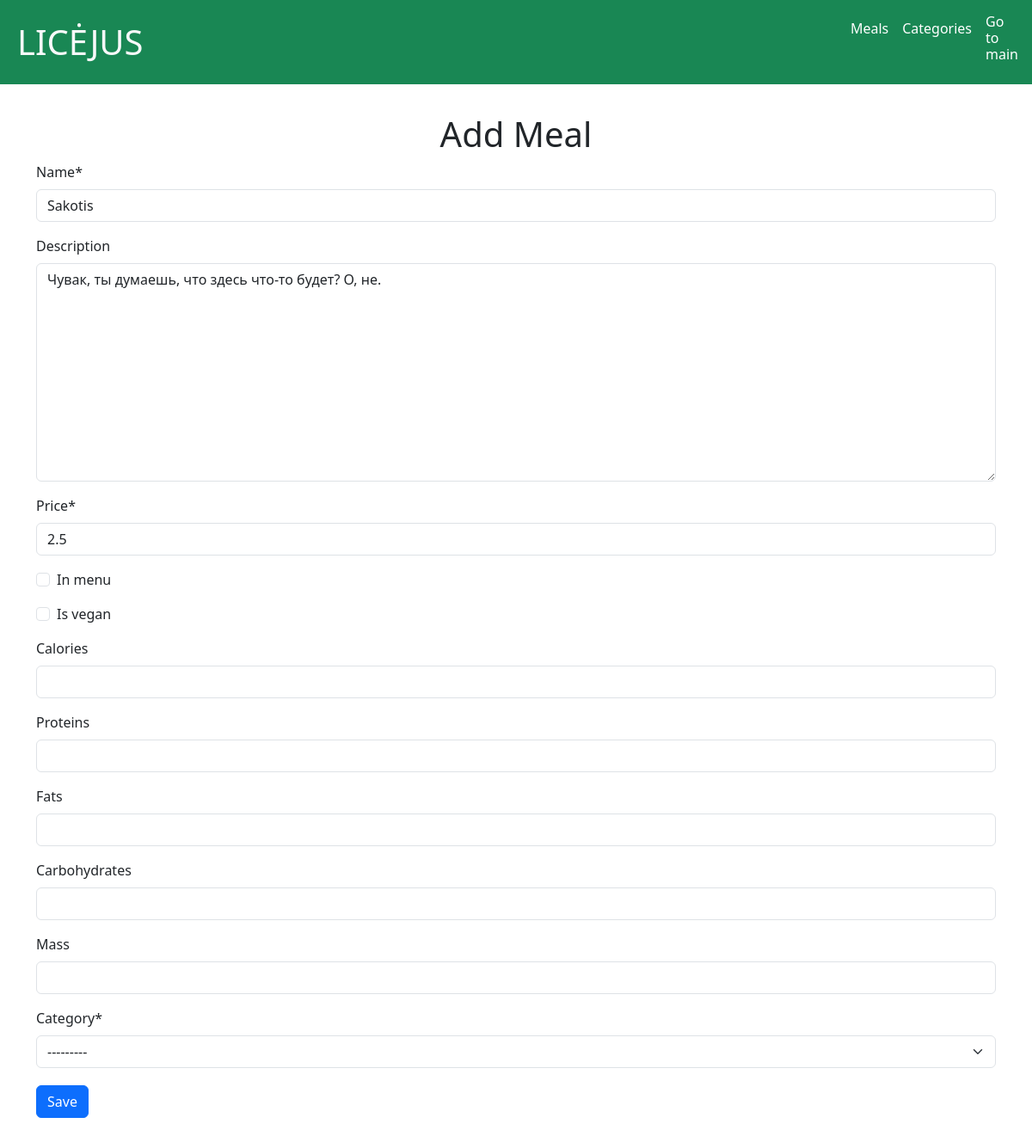
Before: /staff/meal/update/3/ (signed in) with the older database file.
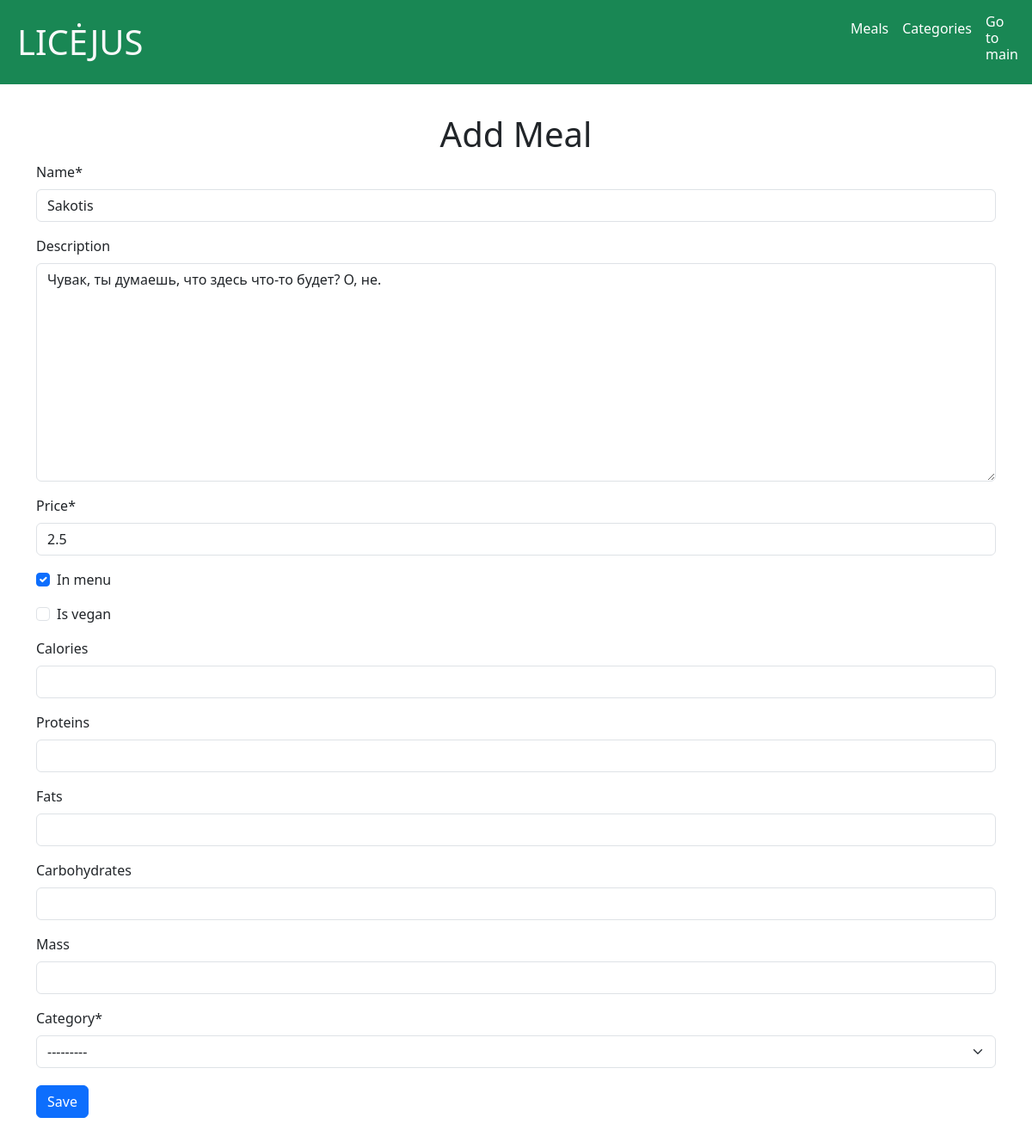
After: the same page with the newer database file.
### menu/models.py (models this page shows, shortened)
class Meal(models.Model):
    name = models.CharField(max_length=255)
    description = models.TextField(null=True, blank=True)
    price = models.FloatField()
    in_menu = models.BooleanField()
    is_vegan = models.BooleanField()
    calories = models.FloatField(null=True, blank=True)
    proteins = models.FloatField(null=True, blank=True)
    fats = models.FloatField(null=True, blank=True)
    carbohydrates = models.FloatField(null=True, blank=True)
    mass = models.FloatField(null=True, blank=True)
    category = models.ForeignKey(MealCategory, on_delete=models.CASCADE, to_field="name", null=True)

### menu/staff_views.py (the view)
# urls.py: path('staff/meal/update/<int:meal_id>/', update_meal),
def update_meal(request, meal_id):
    meal = Meal.objects.get(id=meal_id)
    if request.user.is_staff:
        if request.method == "POST":
            form = MealForm(request.POST, instance=meal)
            if form.is_valid():
                form.save()
                return redirect("staff")
            messages.error(request, "Unsuccessful registration. Invalid information.")
        form = MealForm(instance=meal)
        template = loader.get_template('update_meal.html')
        context = {
            'form': form
        }
        return HttpResponse(template.render(context, request))
    else:
        return JsonResponse({'status': 'error'})

### menu/forms.py
class MealForm(forms.ModelForm):
    class Meta:
        model = Meal
        exclude = ["id",]

### menu/templates/update_meal.html (shortened to what this page needs)
{% extends "staff_master.html" %}
{% block content %}
    {% load crispy_forms_tags %}
    <div class="container py-5">
        <h1>Add Meal</h1>
        <form method="POST">
            {{ form|crispy }}
            <button class="btn btn-primary mt-1" type="submit">Save</button>
        </form>
    </div>
{% endblock %}

Changed rows visible on the page:
changed Meal "Sakotis": in_menu "☐" → "☑"
